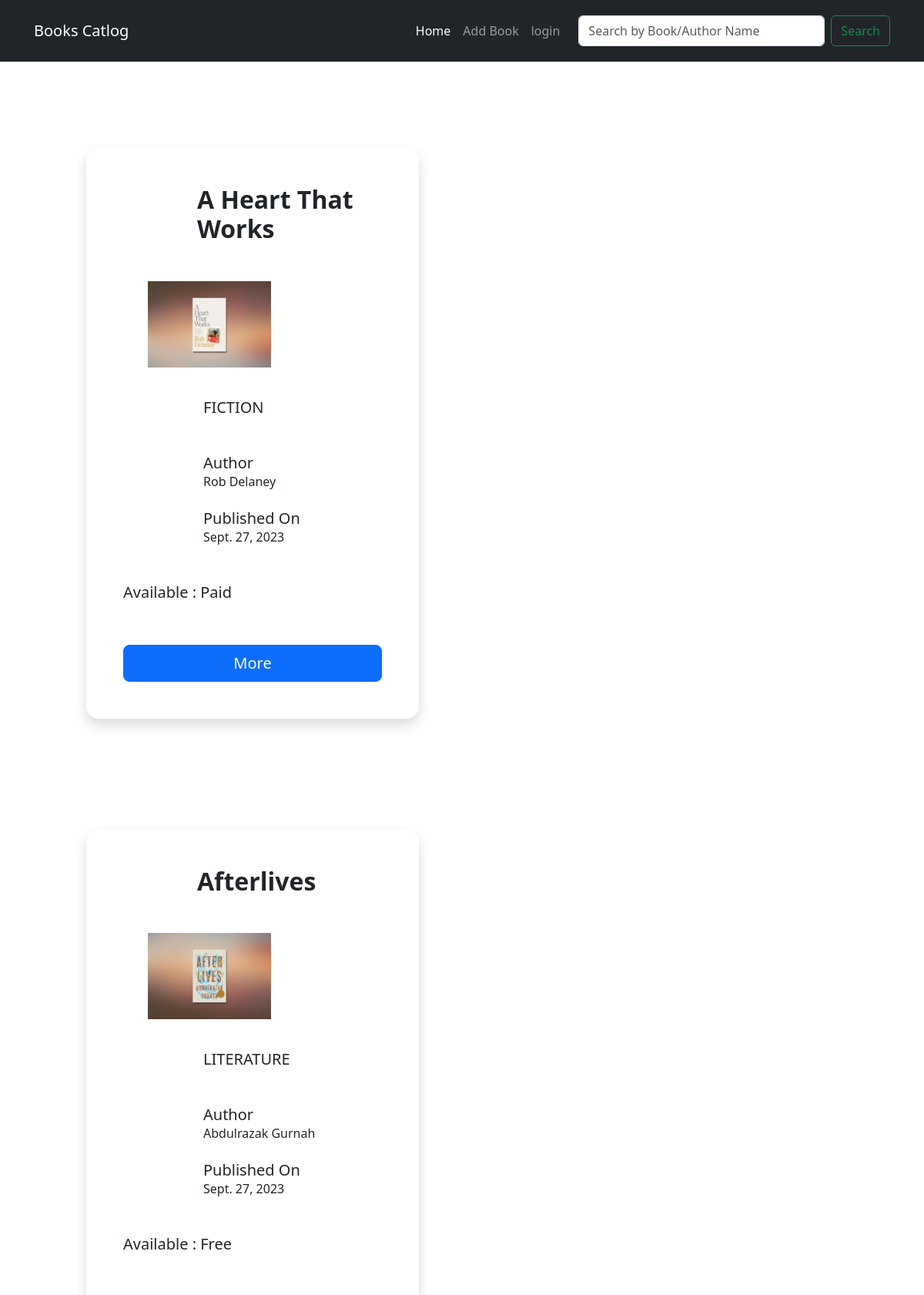
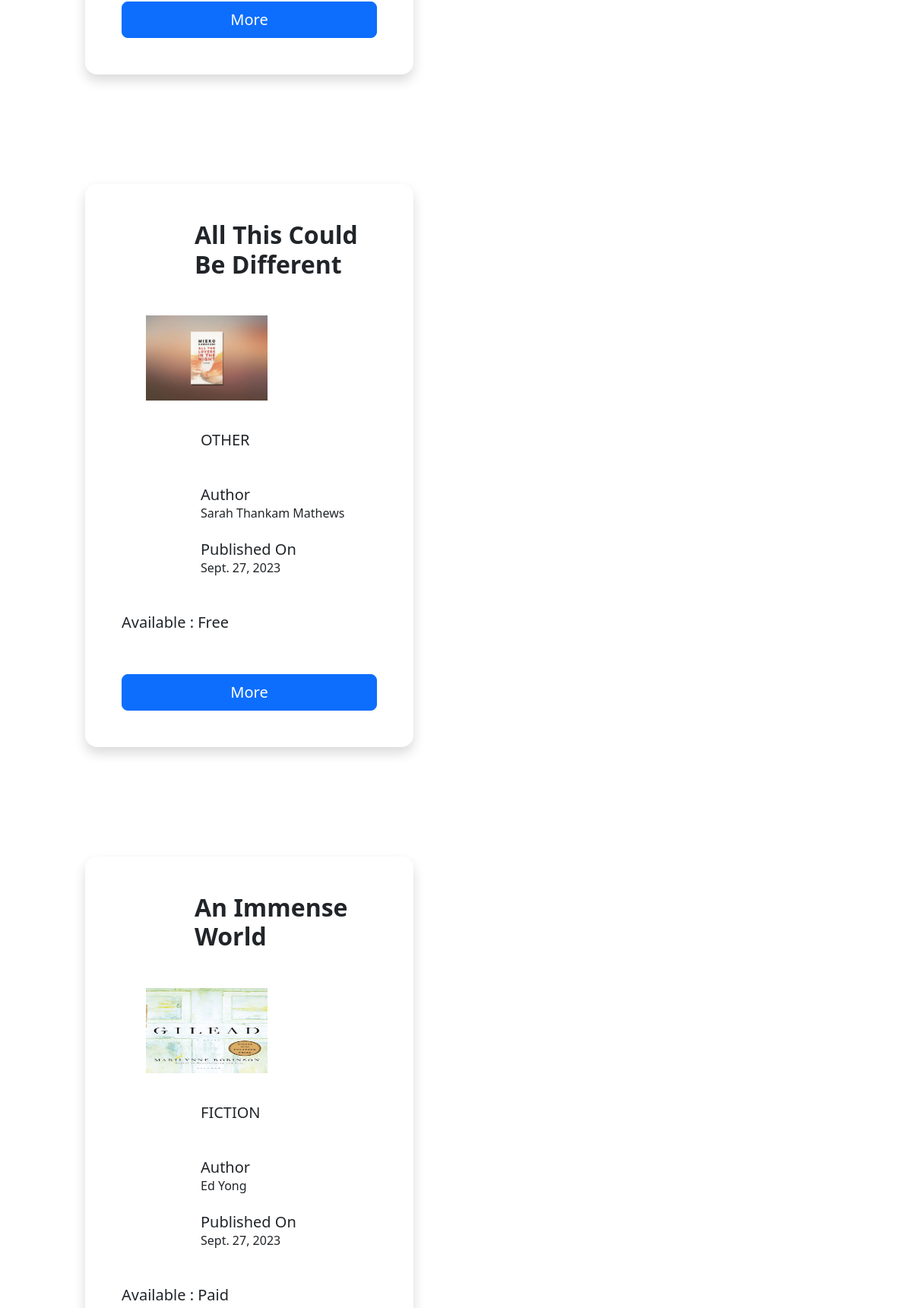
The page / (upper part) on the database its author committed (2 pictures, top to bottom).
### books/models.py (models this page shows)
class Books_catlog(models.Model):
    BOOK_GENERE = {
        ('FICTION', 'fiction'),
        ('NON-FICTION', 'non-fictinonon'),
        ('LITERATURE', 'literature'),
        ('TRADITIONAL-LITERATURE', 'trafitional'),
        ('OTHER', 'other')
    }
    book_id = models.UUIDField(default=uuid.uuid4)
    title = models.CharField(max_length=255)
    author = models.CharField(max_length=255)
    genere = models.CharField(max_length=255, choices=BOOK_GENERE, null=False)
    description = models.TextField()
    book_image = models.ImageField(upload_to='booksimg/', null=True, blank=True)
    avialable_free = models.BooleanField(default=True)
    avialable_paid = models.BooleanField(default=False)
    publication_date = models.DateField(auto_now_add=True)
    additional = models.TextField(null=True, blank=True)
    review_of = models.TextField(max_length=255, null=True, blank=True)

### books/views.py (the view)
# urls.py: path('', index, name='index'),
def index(request):
    books = Books_catlog.objects.all()
    return render(request, 'books/index.html', {'book':books})

### books/templates/books/index.html (shortened to what this page needs)
{% extends "books/base.html" %}
{% block content %}
{% for books in book %}
    <div class="modal-dialog" role="document" style="display:inline-flex;padding:7rem; padding-bottom:2rem;">
      <div class="modal-content rounded-4 shadow" style="width:27rem;">
        <div class="modal-body p-5" >
          <h2 class="fw-bold mb-0" style="padding-left:6rem;">{{ books.title }}</h2>
          <ul class="d-grid gap-4 my-5">
            <li class="d-flex gap-4" style="width:12rem; height:8rem;">
              {% if books.book_image %}
              <img src="{{ books.book_image.url }}" style="height: 7rem; width:10rem;">
              {% endif %}
            </li>
            <li class="d-flex gap-4">
              <svg class="bi text-warning flex-shrink-0" width="48" height="48"><use xlink:href="#bookmark-star"/></svg>
              <div>
                <h5>{{ books.genere }}</h5>
              </div>
            </li>
            <li class="d-flex gap-4">
              <svg class="bi text-body-secondary flex-shrink-0" width="48" height="48"><use xlink:href="#grid-fill"/></svg>
              <div>
                <h5 class="mb-0">Author</h5>
                {{ books.author }}
              </div>
            </li>
            <li class="d-flex gap-4">
              <svg class="bi text-primary flex-shrink-0" width="48" height="48"><use xlink:href="#film"/></svg>
              <div>
                <h5 class="mb-0">Published On </h5>
                {{books.publication_date}}
              </div>
            </li>
          </ul>
          {% if books.avialable_free %}
                <h5>Available : Free</h5>
              {% else %}
                <h5>Available : Paid</h5>
              {% endif %}
          <a href="search_books/{{ books.book_id }}" class="icon solid fa-comment">
            <button type="button" class="btn btn-lg btn-primary mt-5 w-100">More</button></a>
        </div>
    </div>
</div>
{% endfor %}
{% endblock %}

### books/templates/books/base.html (shortened to what this page needs)
{% load static %}
<!doctype html>
<html lang="en">
  <head>
    <link href="https://cdn.jsdelivr.net/npm/bootstrap@5.3.2/dist/css/bootstrap.min.css" rel="stylesheet">
  </head>
  <body>
    <nav class="navbar navbar-expand-lg navbar-dark bg-dark" aria-label="Offcanvas navbar large" style="height:5rem; padding:2rem;">
      <div class="container-fluid">
        <a class="navbar-brand" href="#">Books Catlog</a>
        <div class="offcanvas offcanvas-end text-bg-dark" tabindex="-1" id="offcanvasNavbar2" aria-labelledby="offcanvasNavbar2Label">
          <div class="offcanvas-body">
            <ul class="navbar-nav justify-content-end flex-grow-1 pe-3">
              <li class="nav-item">
                <a class="nav-link active" aria-current="page" href="{% url 'index'%}">Home</a>
              </li>
              <li class="nav-item">
                <a class="nav-link" href="{% url 'add_book'%}">Add Book</a>
              </li>
              <li class="nav-item">
                <a class="nav-link" href=http://localhost:8000/admin/login/?next=/admin/>login</a>
              </li>
            </ul>
            <form class="d-flex mt-3 mt-lg-0" role="search" method="POST" action="{% url 'search_books'%}">
              <input class="form-control me-2" type="search" name="book" placeholder="Search by Book/Author Name" aria-label="Search" style="width:20rem;">
              <button class="btn btn-outline-success" type="submit">Search</button>
            </form>
          </div>
        </div>
      </div>
    </nav>
    {% block content %}
    {% endblock %}
  </body>
</html>

### rows shown on the page
Books_catlog: title "A Heart That Works", book_image (picture), genere "FICTION", author "Rob Delaney", publication_date "Sept. 27, 2023", avialable_free "Available : Paid"
Books_catlog: title "Afterlives", book_image (picture), genere "LITERATURE", author "Abdulrazak Gurnah", publication_date "Sept. 27, 2023", avialable_free "Available : Free"
Books_catlog: title "All This Could Be Different", book_image (picture), genere "OTHER", author "Sarah Thankam Mathews", publication_date "Sept. 27, 2023", avialable_free "Available : Free"
Books_catlog: title "An Immense World", book_image (picture), genere "FICTION", author "Ed Yong", publication_date "Sept. 27, 2023", avialable_free "Available : Paid"
